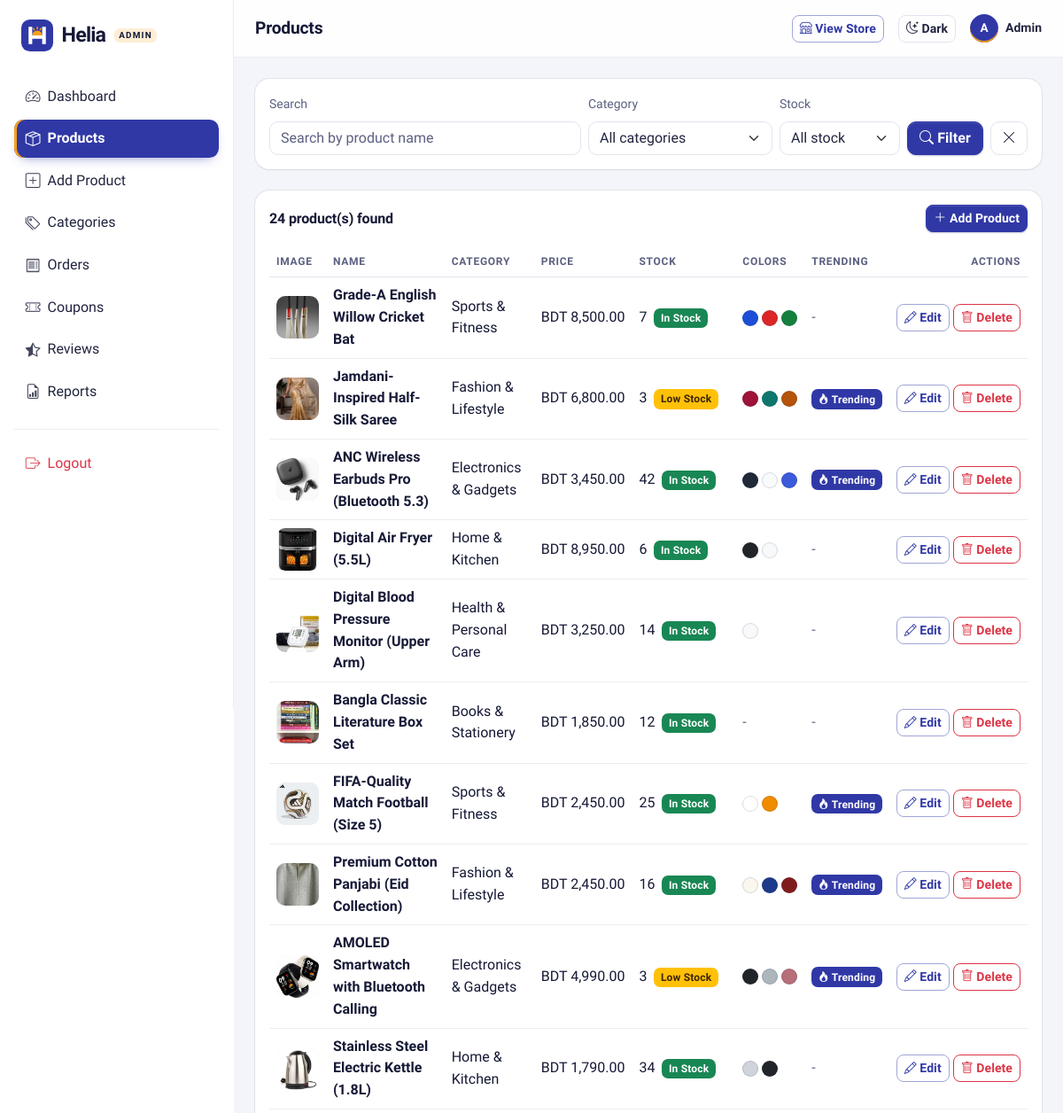
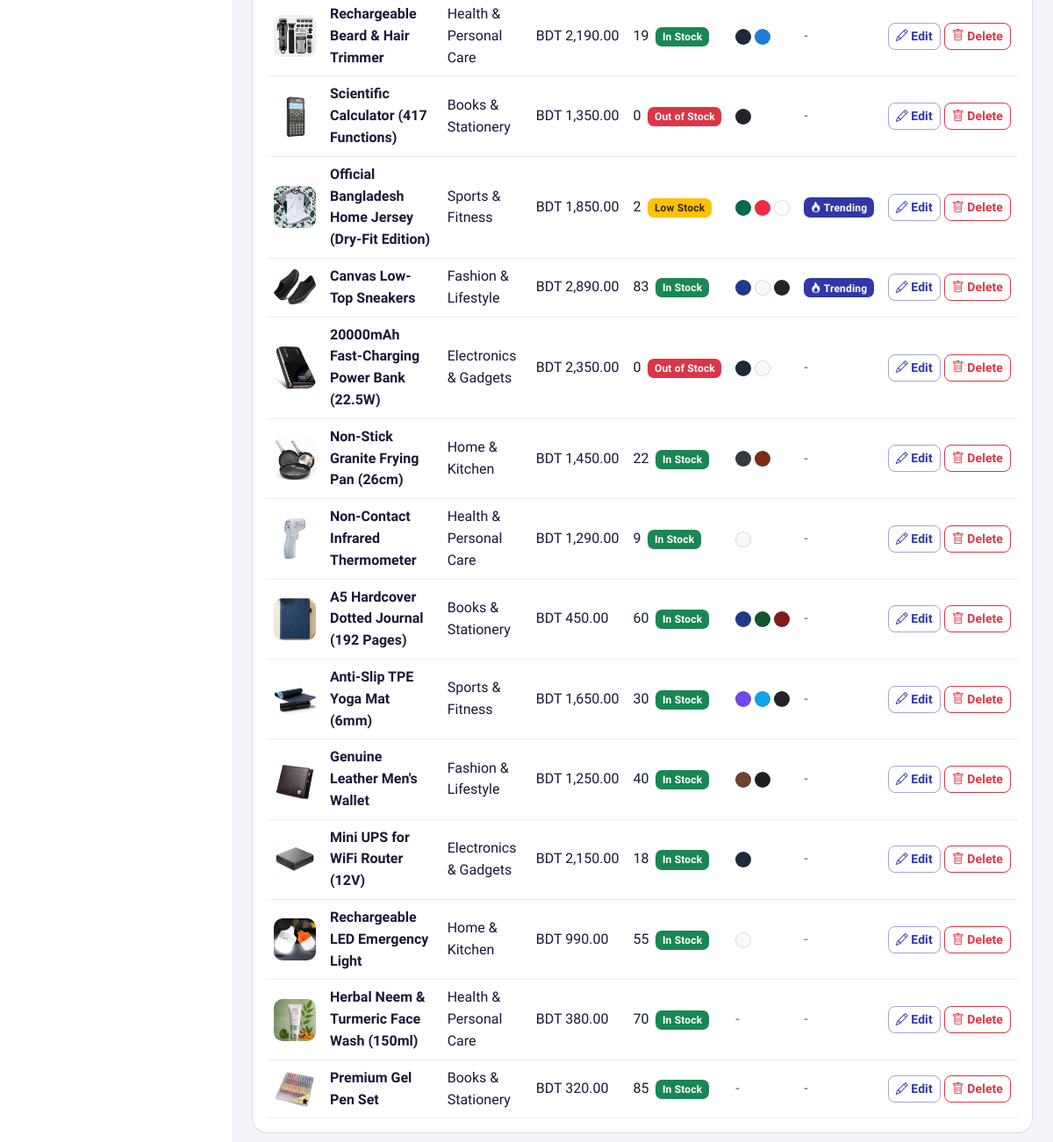
Screenshot of /admin/products.php (signed in) with the database file from the repository (2 pictures, top to bottom).
### tables this page shows
CREATE TABLE `products` (
  `id` int(11) NOT NULL,
  `category_id` int(11) DEFAULT NULL,
  `name` varchar(150) NOT NULL,
  `description` text DEFAULT NULL,
  `price` decimal(10,2) NOT NULL,
  `stock` int(11) NOT NULL DEFAULT 0,
  `color_variants` varchar(255) DEFAULT '',
  `image` varchar(255) DEFAULT '',
  `is_trending` tinyint(1) DEFAULT 0,
  `created_at` timestamp NOT NULL DEFAULT current_timestamp()
);

CREATE TABLE `categories` (
  `id` int(11) NOT NULL,
  `name` varchar(100) NOT NULL,
  `created_at` timestamp NOT NULL DEFAULT current_timestamp()
);

### config/db.php (called while the page is built, shortened)
<?php
function e($value)
{
    return htmlspecialchars((string) $value, ENT_QUOTES, 'UTF-8');
}

### admin/products.php (the view, shortened to what this page needs)
<?php
require_once '../config/db.php';
require_once '../includes/product_helpers.php';
$search = trim($_GET['search'] ?? '');
$sql = 'SELECT products.*, categories.name AS category_name
        FROM products
        LEFT JOIN categories ON categories.id = products.category_id
        WHERE 1 = 1';
$params = [];
$sql .= ' ORDER BY products.id DESC';
$stmt = $pdo->prepare($sql);
$stmt->execute($params);
$products = $stmt->fetchAll();
require_once 'includes/header.php';
?>
<div class="card border-0 shadow-sm mb-4">
    <div class="card-body">
        <form method="get" class="row g-2 align-items-end">
            <div class="col-md-5">
                <label for="search" class="form-label small text-body-secondary">Search</label>
                <input type="text" class="form-control" id="search" name="search" placeholder="Search by product name" value="<?= e($search) ?>">
            </div>
            <div class="col-sm-6 col-md-3">
                <label for="category" class="form-label small text-body-secondary">Category</label>
                <select class="form-select" id="category" name="category">
                    <option value="">All categories</option>
                </select>
            </div>
            <div class="col-sm-6 col-md-2">
                <label for="stock" class="form-label small text-body-secondary">Stock</label>
                <select class="form-select" id="stock" name="stock">
                    <option value="">All stock</option>
                </select>
            </div>
            <div class="col-md-2 d-flex gap-2">
                <button type="submit" class="btn btn-primary flex-grow-1"><i class="bi bi-search"></i> Filter</button>
                <a href="products.php" class="btn btn-outline-secondary" title="Reset filters"><i class="bi bi-x-lg"></i></a>
            </div>
        </form>
    </div>
</div>
<div class="card border-0 shadow-sm">
    <div class="card-body">
        <div class="d-flex justify-content-between align-items-center mb-3">
            <h2 class="h6 fw-semibold mb-0"><?= count($products) ?> product(s) found</h2>
            <a href="product_form.php" class="btn btn-primary btn-sm"><i class="bi bi-plus-lg"></i> Add Product</a>
        </div>
        <div class="table-responsive">
            <table class="table table-hover align-middle mb-0">
                <thead>
                    <tr>
                        <th>Image</th>
                        <th>Name</th>
                        <th>Category</th>
                        <th>Price</th>
                        <th>Stock</th>
                        <th>Colors</th>
                        <th>Trending</th>
                        <th class="text-end">Actions</th>
                    </tr>
                </thead>
                <tbody>
                    <?php foreach ($products as $product): ?>
                        <?php
                        $colors = [];
                        foreach (explode(',', (string) $product['color_variants']) as $color) {
                            $color = trim($color);
                            if (preg_match('/^#[0-9a-fA-F]{6}$/', $color)) {
                                $colors[] = $color;
                            }
                        }
                        ?>
                        <tr>
                            <td>
                                <?= renderProductImage($product['image'], $product['name'], 'product-thumb', 'sm', '../') ?>
                            </td>
                            <td class="fw-semibold"><?= e($product['name']) ?></td>
                            <td><?= e($product['category_name'] ?? 'Uncategorized') ?></td>
                            <td class="text-nowrap">BDT <?= number_format($product['price'], 2) ?></td>
                            <td class="text-nowrap">
                                <span class="me-1"><?= $product['stock'] ?></span>
                                <?php if ($product['stock'] > 5): ?>
                                    <span class="badge text-bg-success">In Stock</span>
                                <?php elseif ($product['stock'] >= 1): ?>
                                    <span class="badge text-bg-warning">Low Stock</span>
                                <?php else: ?>
                                    <span class="badge text-bg-danger">Out of Stock</span>
                                <?php endif; ?>
                            </td>
                            <td class="text-nowrap">
                                <?php if (empty($colors)): ?>
                                    <span class="text-body-secondary">-</span>
                                <?php endif; ?>
                                <?php foreach ($colors as $color): ?>
                                    <span class="color-dot" style="background-color: <?= $color ?>;" title="<?= $color ?>"></span>
                                <?php endforeach; ?>
                            </td>
                            <td>
                                <?php if ($product['is_trending']): ?>
                                    <span class="badge text-bg-primary"><i class="bi bi-fire"></i> Trending</span>
                                <?php else: ?>
                                    <span class="text-body-secondary">-</span>
                                <?php endif; ?>
                            </td>
                            <td class="text-end text-nowrap">
                                <a href="product_form.php?id=<?= $product['id'] ?>" class="btn btn-sm btn-outline-primary">
                                    <i class="bi bi-pencil"></i> Edit
                                </a>
                                <form method="post" class="d-inline" onsubmit="return confirm('Delete this product?');">
                                    <button type="submit" class="btn btn-sm btn-outline-danger">
                                        <i class="bi bi-trash"></i> Delete
                                    </button>
                                </form>
                            </td>
                        </tr>
                    <?php endforeach; ?>
                </tbody>
            </table>
        </div>
    </div>
</div>
<?php require_once 'includes/footer.php'; ?>

### includes/product_helpers.php (shortened to what this page needs)
<?php
function productImageExists($image)
{
    $image = trim((string) $image);
    return is_file(dirname(__DIR__) . '/' . $image);
}
function renderProductImage($image, $alt = '', $class = '', $size = 'md', $pathPrefix = '', $lazy = true)
{
    $class = trim((string) $class);
    $alt = (string) $alt;
    if (productImageExists($image)) {
        return '<img src="' . e($pathPrefix . trim((string) $image)) . '" alt="' . e($alt) . '"'
            . ($class !== '' ? ' class="' . e($class) . '"' : '')
            . ($lazy ? ' loading="lazy"' : '') . '>';
    }
    $classes = 'photo-empty photo-empty-' . $size . ($class !== '' ? ' ' . $class : '');
    $label = $alt !== '' ? ' role="img" aria-label="' . e('No photo of ' . $alt) . '"' : ' aria-hidden="true"';
    return '<div class="' . e($classes) . '"' . $label . '>'
        . '<i class="bi bi-image" aria-hidden="true"></i>'
        . '<span>No Photo</span>'
        . '</div>';
}

### admin/assets/style.css (style rules this page uses)
body { background-color: var(--bs-body-bg); }
.product-thumb { width: 48px; height: 48px; object-fit: cover; border-radius: 10px; background-color: var(--bs-secondary-bg); }
.color-dot { display: inline-block; width: 18px; height: 18px; border-radius: 50%; border: 1px solid var(--helia-line-strong); vertical-align: middle; }
.table td, .table th { vertical-align: middle; }

### rows the page displays
products: image (picture), name "Grade-A English Willow Cricket Bat", category.name "Sports & Fitness", price "8,500.00", stock "7", shows "In Stock"
products: image (picture), name "Jamdani-Inspired Half-Silk Saree", category.name "Fashion & Lifestyle", price "6,800.00", stock "3", shows "Low Stock", is_trending 1 (drawn)
products: image (picture), name "ANC Wireless Earbuds Pro (Bluetooth 5.3)", category.name "Electronics & Gadgets", price "3,450.00", stock "42", shows "In Stock", is_trending 1 (drawn)
products: image (picture), name "Digital Air Fryer (5.5L)", category.name "Home & Kitchen", price "8,950.00", stock "6", shows "In Stock"
products: image (picture), name "Digital Blood Pressure Monitor (Upper Arm)", category.name "Health & Personal Care", price "3,250.00", stock "14", shows "In Stock"
products: image (picture), name "Bangla Classic Literature Box Set", category.name "Books & Stationery", price "1,850.00", stock "12", shows "In Stock"
products: image (picture), name "FIFA-Quality Match Football (Size 5)", category.name "Sports & Fitness", price "2,450.00", stock "25", shows "In Stock", is_trending 1 (drawn)
products: image (picture), name "Premium Cotton Panjabi (Eid Collection)", category.name "Fashion & Lifestyle", price "2,450.00", stock "16", shows "In Stock", is_trending 1 (drawn)
products: image (picture), name "AMOLED Smartwatch with Bluetooth Calling", category.name "Electronics & Gadgets", price "4,990.00", stock "3", shows "Low Stock", is_trending 1 (drawn)
products: image (picture), name "Stainless Steel Electric Kettle (1.8L)", category.name "Home & Kitchen", price "1,790.00", stock "34", shows "In Stock"
products: image (picture), name "Rechargeable Beard & Hair Trimmer", category.name "Health & Personal Care", price "2,190.00", stock "19", shows "In Stock"
products: image (picture), name "Scientific Calculator (417 Functions)", category.name "Books & Stationery", price "1,350.00", stock "0", shows "Out of Stock"
products: image (picture), name "Official Bangladesh Home Jersey (Dry-Fit Edition)", category.name "Sports & Fitness", price "1,850.00", stock "2", shows "Low Stock", is_trending 1 (drawn)
products: image (picture), name "Canvas Low-Top Sneakers", category.name "Fashion & Lifestyle", price "2,890.00", stock "83", shows "In Stock", is_trending 1 (drawn)
products: image (picture), name "20000mAh Fast-Charging Power Bank (22.5W)", category.name "Electronics & Gadgets", price "2,350.00", stock "0", shows "Out of Stock"
products: image (picture), name "Non-Stick Granite Frying Pan (26cm)", category.name "Home & Kitchen", price "1,450.00", stock "22", shows "In Stock"
products: image (picture), name "Non-Contact Infrared Thermometer", category.name "Health & Personal Care", price "1,290.00", stock "9", shows "In Stock"
products: image (picture), name "A5 Hardcover Dotted Journal (192 Pages)", category.name "Books & Stationery", price "450.00", stock "60", shows "In Stock"
products: image (picture), name "Anti-Slip TPE Yoga Mat (6mm)", category.name "Sports & Fitness", price "1,650.00", stock "30", shows "In Stock"
products: image (picture), name "Genuine Leather Men's Wallet", category.name "Fashion & Lifestyle", price "1,250.00", stock "40", shows "In Stock"
products: image (picture), name "Mini UPS for WiFi Router (12V)", category.name "Electronics & Gadgets", price "2,150.00", stock "18", shows "In Stock"
products: image (picture), name "Rechargeable LED Emergency Light", category.name "Home & Kitchen", price "990.00", stock "55", shows "In Stock"
products: image (picture), name "Herbal Neem & Turmeric Face Wash (150ml)", category.name "Health & Personal Care", price "380.00", stock "70", shows "In Stock"
products: image (picture), name "Premium Gel Pen Set", category.name "Books & Stationery", price "320.00", stock "85", shows "In Stock"

### other values shown
$tag "ADMIN"
$item[0] "Dashboard"
$item[0] "Products"
$item[0] "Add Product"
$item[0] "Categories"
$item[0] "Orders"
$item[0] "Coupons"
$item[0] "Reviews"
$item[0] "Reports"
$pageTitle "Products"
substr($_SESSION['admin_name'], 0, 1) "A"
$_SESSION['admin_name'] "Admin"
count($products) "24"
